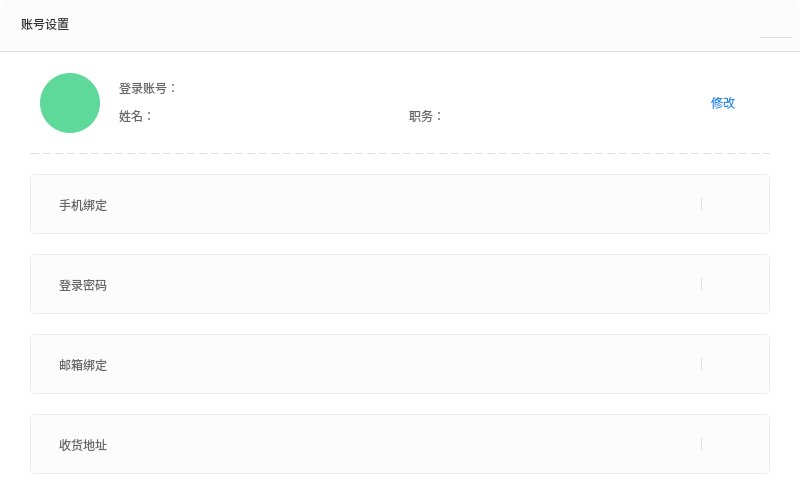
<?xml version="1.0" encoding="UTF-8"?>
<ui version="4.0">
 <class>AccSettingWidget</class>
 <widget class="QWidget" name="AccSettingWidget">
  <property name="geometry">
   <rect>
    <x>0</x>
    <y>0</y>
    <width>800</width>
    <height>500</height>
   </rect>
  </property>
  <property name="sizePolicy">
   <sizepolicy hsizetype="Fixed" vsizetype="Fixed">
    <horstretch>0</horstretch>
    <verstretch>0</verstretch>
   </sizepolicy>
  </property>
  <property name="minimumSize">
   <size>
    <width>800</width>
    <height>500</height>
   </size>
  </property>
  <property name="maximumSize">
   <size>
    <width>800</width>
    <height>500</height>
   </size>
  </property>
  <property name="windowTitle">
   <string>AccSettingWidget</string>
  </property>
  <property name="styleSheet">
   <string notr="true">QWidget#AccSettingWidget{background-color: rgb(255, 255, 255);border-radius:8px;}</string>
  </property>
  <widget class="QWidget" name="TopWidget" native="true">
   <property name="geometry">
    <rect>
     <x>0</x>
     <y>0</y>
     <width>800</width>
     <height>52</height>
    </rect>
   </property>
   <property name="sizePolicy">
    <sizepolicy hsizetype="Fixed" vsizetype="Fixed">
     <horstretch>0</horstretch>
     <verstretch>0</verstretch>
    </sizepolicy>
   </property>
   <property name="minimumSize">
    <size>
     <width>800</width>
     <height>52</height>
    </size>
   </property>
   <property name="maximumSize">
    <size>
     <width>800</width>
     <height>52</height>
    </size>
   </property>
   <property name="styleSheet">
    <string notr="true">background-color: rgb(252, 252, 252);
border-bottom:1px solid rgb(222, 222, 222);
border-top-right-radius:8px;
border-top-left-radius:8px;</string>
   </property>
   <widget class="QLabel" name="labelTitle">
    <property name="geometry">
     <rect>
      <x>21</x>
      <y>15</y>
      <width>80</width>
      <height>18</height>
     </rect>
    </property>
    <property name="sizePolicy">
     <sizepolicy hsizetype="Fixed" vsizetype="Fixed">
      <horstretch>0</horstretch>
      <verstretch>0</verstretch>
     </sizepolicy>
    </property>
    <property name="minimumSize">
     <size>
      <width>80</width>
      <height>18</height>
     </size>
    </property>
    <property name="maximumSize">
     <size>
      <width>80</width>
      <height>18</height>
     </size>
    </property>
    <property name="styleSheet">
     <string notr="true">font: 16px &quot;微软雅黑&quot;;
color: rgb(51, 51, 51);
border-bottom:0px;</string>
    </property>
    <property name="text">
     <string>账号设置</string>
    </property>
   </widget>
   <widget class="QPushButton" name="closeButton">
    <property name="geometry">
     <rect>
      <x>760</x>
      <y>10</y>
      <width>32</width>
      <height>28</height>
     </rect>
    </property>
    <property name="sizePolicy">
     <sizepolicy hsizetype="Fixed" vsizetype="Fixed">
      <horstretch>0</horstretch>
      <verstretch>0</verstretch>
     </sizepolicy>
    </property>
    <property name="minimumSize">
     <size>
      <width>32</width>
      <height>28</height>
     </size>
    </property>
    <property name="maximumSize">
     <size>
      <width>32</width>
      <height>28</height>
     </size>
    </property>
    <property name="styleSheet">
     <string notr="true">QPushButton{border-image: url(:/EntCenterWidget/image/close.png);}
QPushButton:hover,pressed{border-image: url(:/EntCenterWidget/image/close_sel.png);};</string>
    </property>
    <property name="text">
     <string/>
    </property>
   </widget>
  </widget>
  <widget class="QLabel" name="labelFirstName">
   <property name="geometry">
    <rect>
     <x>40</x>
     <y>73</y>
     <width>60</width>
     <height>60</height>
    </rect>
   </property>
   <property name="sizePolicy">
    <sizepolicy hsizetype="Fixed" vsizetype="Fixed">
     <horstretch>0</horstretch>
     <verstretch>0</verstretch>
    </sizepolicy>
   </property>
   <property name="minimumSize">
    <size>
     <width>60</width>
     <height>60</height>
    </size>
   </property>
   <property name="maximumSize">
    <size>
     <width>60</width>
     <height>60</height>
    </size>
   </property>
   <property name="styleSheet">
    <string notr="true">background:#5FD999;border-radius:30px;font:33px &quot;微软雅黑&quot;;color:#FDFDFD;</string>
   </property>
   <property name="text">
    <string/>
   </property>
   <property name="alignment">
    <set>Qt::AlignCenter</set>
   </property>
  </widget>
  <widget class="QLabel" name="label">
   <property name="geometry">
    <rect>
     <x>119</x>
     <y>81</y>
     <width>61</width>
     <height>14</height>
    </rect>
   </property>
   <property name="sizePolicy">
    <sizepolicy hsizetype="Fixed" vsizetype="Fixed">
     <horstretch>0</horstretch>
     <verstretch>0</verstretch>
    </sizepolicy>
   </property>
   <property name="minimumSize">
    <size>
     <width>0</width>
     <height>14</height>
    </size>
   </property>
   <property name="maximumSize">
    <size>
     <width>16777215</width>
     <height>14</height>
    </size>
   </property>
   <property name="styleSheet">
    <string notr="true">font: 14px &quot;微软雅黑&quot;;
color: #666666;
border-bottom:0px;</string>
   </property>
   <property name="text">
    <string>登录账号：</string>
   </property>
  </widget>
  <widget class="QLabel" name="labelUserName">
   <property name="geometry">
    <rect>
     <x>190</x>
     <y>81</y>
     <width>321</width>
     <height>15</height>
    </rect>
   </property>
   <property name="sizePolicy">
    <sizepolicy hsizetype="Preferred" vsizetype="Fixed">
     <horstretch>0</horstretch>
     <verstretch>0</verstretch>
    </sizepolicy>
   </property>
   <property name="minimumSize">
    <size>
     <width>140</width>
     <height>15</height>
    </size>
   </property>
   <property name="maximumSize">
    <size>
     <width>16777215</width>
     <height>15</height>
    </size>
   </property>
   <property name="styleSheet">
    <string notr="true">font: 14px &quot;微软雅黑&quot;;
color: #666666;
border-bottom:0px;</string>
   </property>
   <property name="text">
    <string/>
   </property>
  </widget>
  <widget class="QLabel" name="label_2">
   <property name="geometry">
    <rect>
     <x>119</x>
     <y>109</y>
     <width>35</width>
     <height>14</height>
    </rect>
   </property>
   <property name="sizePolicy">
    <sizepolicy hsizetype="Fixed" vsizetype="Fixed">
     <horstretch>0</horstretch>
     <verstretch>0</verstretch>
    </sizepolicy>
   </property>
   <property name="minimumSize">
    <size>
     <width>35</width>
     <height>14</height>
    </size>
   </property>
   <property name="maximumSize">
    <size>
     <width>16777215</width>
     <height>14</height>
    </size>
   </property>
   <property name="styleSheet">
    <string notr="true">font: 14px &quot;微软雅黑&quot;;
color: #666666;
border-bottom:0px;</string>
   </property>
   <property name="text">
    <string>姓名：</string>
   </property>
  </widget>
  <widget class="QLabel" name="labelTrueName">
   <property name="geometry">
    <rect>
     <x>160</x>
     <y>109</y>
     <width>240</width>
     <height>15</height>
    </rect>
   </property>
   <property name="sizePolicy">
    <sizepolicy hsizetype="Fixed" vsizetype="Fixed">
     <horstretch>0</horstretch>
     <verstretch>0</verstretch>
    </sizepolicy>
   </property>
   <property name="minimumSize">
    <size>
     <width>240</width>
     <height>15</height>
    </size>
   </property>
   <property name="maximumSize">
    <size>
     <width>240</width>
     <height>15</height>
    </size>
   </property>
   <property name="styleSheet">
    <string notr="true">font: 14px &quot;微软雅黑&quot;;
color: #666666;
border-bottom:0px;</string>
   </property>
   <property name="text">
    <string/>
   </property>
  </widget>
  <widget class="QLabel" name="labelJob">
   <property name="geometry">
    <rect>
     <x>450</x>
     <y>109</y>
     <width>230</width>
     <height>15</height>
    </rect>
   </property>
   <property name="sizePolicy">
    <sizepolicy hsizetype="Fixed" vsizetype="Fixed">
     <horstretch>0</horstretch>
     <verstretch>0</verstretch>
    </sizepolicy>
   </property>
   <property name="minimumSize">
    <size>
     <width>230</width>
     <height>15</height>
    </size>
   </property>
   <property name="maximumSize">
    <size>
     <width>230</width>
     <height>15</height>
    </size>
   </property>
   <property name="styleSheet">
    <string notr="true">font: 14px &quot;微软雅黑&quot;;
color: #666666;
border-bottom:0px;</string>
   </property>
   <property name="text">
    <string/>
   </property>
  </widget>
  <widget class="QLabel" name="label_3">
   <property name="geometry">
    <rect>
     <x>409</x>
     <y>109</y>
     <width>35</width>
     <height>14</height>
    </rect>
   </property>
   <property name="sizePolicy">
    <sizepolicy hsizetype="Fixed" vsizetype="Fixed">
     <horstretch>0</horstretch>
     <verstretch>0</verstretch>
    </sizepolicy>
   </property>
   <property name="minimumSize">
    <size>
     <width>35</width>
     <height>14</height>
    </size>
   </property>
   <property name="maximumSize">
    <size>
     <width>16777215</width>
     <height>14</height>
    </size>
   </property>
   <property name="styleSheet">
    <string notr="true">font: 14px &quot;微软雅黑&quot;;
color: #666666;
border-bottom:0px;</string>
   </property>
   <property name="text">
    <string>职务：</string>
   </property>
  </widget>
  <widget class="QLabel" name="labelInfoEdit">
   <property name="geometry">
    <rect>
     <x>711</x>
     <y>96</y>
     <width>30</width>
     <height>14</height>
    </rect>
   </property>
   <property name="sizePolicy">
    <sizepolicy hsizetype="Fixed" vsizetype="Fixed">
     <horstretch>0</horstretch>
     <verstretch>0</verstretch>
    </sizepolicy>
   </property>
   <property name="minimumSize">
    <size>
     <width>0</width>
     <height>14</height>
    </size>
   </property>
   <property name="maximumSize">
    <size>
     <width>16777215</width>
     <height>14</height>
    </size>
   </property>
   <property name="cursor">
    <cursorShape>PointingHandCursor</cursorShape>
   </property>
   <property name="styleSheet">
    <string notr="true">font: 14px &quot;微软雅黑&quot;;
color: #1E8BED;
border-bottom:0px;</string>
   </property>
   <property name="text">
    <string>修改</string>
   </property>
  </widget>
  <widget class="QLabel" name="label_4">
   <property name="geometry">
    <rect>
     <x>30</x>
     <y>153</y>
     <width>740</width>
     <height>1</height>
    </rect>
   </property>
   <property name="sizePolicy">
    <sizepolicy hsizetype="Fixed" vsizetype="Fixed">
     <horstretch>0</horstretch>
     <verstretch>0</verstretch>
    </sizepolicy>
   </property>
   <property name="minimumSize">
    <size>
     <width>740</width>
     <height>1</height>
    </size>
   </property>
   <property name="maximumSize">
    <size>
     <width>740</width>
     <height>1</height>
    </size>
   </property>
   <property name="styleSheet">
    <string notr="true">border:2px dashed rgba(222,222,222,1);</string>
   </property>
   <property name="text">
    <string/>
   </property>
  </widget>
  <widget class="QWidget" name="widgetPhone" native="true">
   <property name="geometry">
    <rect>
     <x>30</x>
     <y>174</y>
     <width>740</width>
     <height>60</height>
    </rect>
   </property>
   <property name="sizePolicy">
    <sizepolicy hsizetype="Fixed" vsizetype="Fixed">
     <horstretch>0</horstretch>
     <verstretch>0</verstretch>
    </sizepolicy>
   </property>
   <property name="minimumSize">
    <size>
     <width>740</width>
     <height>60</height>
    </size>
   </property>
   <property name="maximumSize">
    <size>
     <width>740</width>
     <height>60</height>
    </size>
   </property>
   <property name="styleSheet">
    <string notr="true">QWidget#widgetPhone{background:rgba(252,252,252,1);
border:1px solid rgba(235,235,235,1);
border-radius:4px;}</string>
   </property>
   <widget class="QLabel" name="label_5">
    <property name="geometry">
     <rect>
      <x>29</x>
      <y>23</y>
      <width>60</width>
      <height>15</height>
     </rect>
    </property>
    <property name="sizePolicy">
     <sizepolicy hsizetype="Preferred" vsizetype="Fixed">
      <horstretch>0</horstretch>
      <verstretch>0</verstretch>
     </sizepolicy>
    </property>
    <property name="minimumSize">
     <size>
      <width>60</width>
      <height>15</height>
     </size>
    </property>
    <property name="maximumSize">
     <size>
      <width>16777215</width>
      <height>15</height>
     </size>
    </property>
    <property name="styleSheet">
     <string notr="true">font: 14px &quot;微软雅黑&quot;;
color: #666666;
border-bottom:0px;</string>
    </property>
    <property name="text">
     <string>手机绑定</string>
    </property>
   </widget>
   <widget class="QLabel" name="labelPhone">
    <property name="geometry">
     <rect>
      <x>165</x>
      <y>23</y>
      <width>200</width>
      <height>20</height>
     </rect>
    </property>
    <property name="sizePolicy">
     <sizepolicy hsizetype="Preferred" vsizetype="Fixed">
      <horstretch>0</horstretch>
      <verstretch>0</verstretch>
     </sizepolicy>
    </property>
    <property name="minimumSize">
     <size>
      <width>200</width>
      <height>20</height>
     </size>
    </property>
    <property name="maximumSize">
     <size>
      <width>16777215</width>
      <height>20</height>
     </size>
    </property>
    <property name="styleSheet">
     <string notr="true">font: 14px &quot;微软雅黑&quot;;
color: #666666;
border-bottom:0px;</string>
    </property>
    <property name="text">
     <string/>
    </property>
   </widget>
   <widget class="QLabel" name="labelPhoneIcon">
    <property name="geometry">
     <rect>
      <x>600</x>
      <y>23</y>
      <width>16</width>
      <height>16</height>
     </rect>
    </property>
    <property name="sizePolicy">
     <sizepolicy hsizetype="Fixed" vsizetype="Fixed">
      <horstretch>0</horstretch>
      <verstretch>0</verstretch>
     </sizepolicy>
    </property>
    <property name="minimumSize">
     <size>
      <width>16</width>
      <height>16</height>
     </size>
    </property>
    <property name="maximumSize">
     <size>
      <width>16</width>
      <height>16</height>
     </size>
    </property>
    <property name="styleSheet">
     <string notr="true"/>
    </property>
    <property name="text">
     <string/>
    </property>
   </widget>
   <widget class="QLabel" name="labelPhone1">
    <property name="geometry">
     <rect>
      <x>619</x>
      <y>23</y>
      <width>45</width>
      <height>15</height>
     </rect>
    </property>
    <property name="sizePolicy">
     <sizepolicy hsizetype="Preferred" vsizetype="Fixed">
      <horstretch>0</horstretch>
      <verstretch>0</verstretch>
     </sizepolicy>
    </property>
    <property name="minimumSize">
     <size>
      <width>45</width>
      <height>15</height>
     </size>
    </property>
    <property name="maximumSize">
     <size>
      <width>16777215</width>
      <height>15</height>
     </size>
    </property>
    <property name="styleSheet">
     <string notr="true"/>
    </property>
    <property name="text">
     <string/>
    </property>
   </widget>
   <widget class="QLabel" name="label_6">
    <property name="geometry">
     <rect>
      <x>671</x>
      <y>24</y>
      <width>1</width>
      <height>12</height>
     </rect>
    </property>
    <property name="sizePolicy">
     <sizepolicy hsizetype="Fixed" vsizetype="Fixed">
      <horstretch>0</horstretch>
      <verstretch>0</verstretch>
     </sizepolicy>
    </property>
    <property name="minimumSize">
     <size>
      <width>1</width>
      <height>12</height>
     </size>
    </property>
    <property name="maximumSize">
     <size>
      <width>1</width>
      <height>12</height>
     </size>
    </property>
    <property name="styleSheet">
     <string notr="true">border:1px solid rgba(222,222,222,1);</string>
    </property>
    <property name="text">
     <string/>
    </property>
   </widget>
   <widget class="QLabel" name="labelPhone2">
    <property name="geometry">
     <rect>
      <x>681</x>
      <y>23</y>
      <width>30</width>
      <height>15</height>
     </rect>
    </property>
    <property name="sizePolicy">
     <sizepolicy hsizetype="Fixed" vsizetype="Fixed">
      <horstretch>0</horstretch>
      <verstretch>0</verstretch>
     </sizepolicy>
    </property>
    <property name="minimumSize">
     <size>
      <width>0</width>
      <height>15</height>
     </size>
    </property>
    <property name="maximumSize">
     <size>
      <width>16777215</width>
      <height>15</height>
     </size>
    </property>
    <property name="cursor">
     <cursorShape>PointingHandCursor</cursorShape>
    </property>
    <property name="styleSheet">
     <string notr="true">font: 14px &quot;微软雅黑&quot;;
color: #1E8BED;
border-bottom:0px;</string>
    </property>
    <property name="text">
     <string/>
    </property>
   </widget>
  </widget>
  <widget class="QWidget" name="widgetPwd" native="true">
   <property name="geometry">
    <rect>
     <x>30</x>
     <y>254</y>
     <width>740</width>
     <height>60</height>
    </rect>
   </property>
   <property name="sizePolicy">
    <sizepolicy hsizetype="Fixed" vsizetype="Fixed">
     <horstretch>0</horstretch>
     <verstretch>0</verstretch>
    </sizepolicy>
   </property>
   <property name="minimumSize">
    <size>
     <width>740</width>
     <height>60</height>
    </size>
   </property>
   <property name="maximumSize">
    <size>
     <width>740</width>
     <height>60</height>
    </size>
   </property>
   <property name="styleSheet">
    <string notr="true">QWidget#widgetPwd{background:rgba(252,252,252,1);
border:1px solid rgba(235,235,235,1);
border-radius:4px;}</string>
   </property>
   <widget class="QLabel" name="label_7">
    <property name="geometry">
     <rect>
      <x>29</x>
      <y>23</y>
      <width>60</width>
      <height>15</height>
     </rect>
    </property>
    <property name="sizePolicy">
     <sizepolicy hsizetype="Preferred" vsizetype="Fixed">
      <horstretch>0</horstretch>
      <verstretch>0</verstretch>
     </sizepolicy>
    </property>
    <property name="minimumSize">
     <size>
      <width>60</width>
      <height>15</height>
     </size>
    </property>
    <property name="maximumSize">
     <size>
      <width>16777215</width>
      <height>15</height>
     </size>
    </property>
    <property name="styleSheet">
     <string notr="true">font: 14px &quot;微软雅黑&quot;;
color: #666666;
border-bottom:0px;</string>
    </property>
    <property name="text">
     <string>登录密码</string>
    </property>
   </widget>
   <widget class="QLabel" name="labelPwd">
    <property name="geometry">
     <rect>
      <x>165</x>
      <y>23</y>
      <width>200</width>
      <height>15</height>
     </rect>
    </property>
    <property name="sizePolicy">
     <sizepolicy hsizetype="Preferred" vsizetype="Fixed">
      <horstretch>0</horstretch>
      <verstretch>0</verstretch>
     </sizepolicy>
    </property>
    <property name="minimumSize">
     <size>
      <width>200</width>
      <height>15</height>
     </size>
    </property>
    <property name="maximumSize">
     <size>
      <width>16777215</width>
      <height>15</height>
     </size>
    </property>
    <property name="styleSheet">
     <string notr="true">font: 14px &quot;微软雅黑&quot;;
color: #666666;
border-bottom:0px;</string>
    </property>
    <property name="text">
     <string/>
    </property>
   </widget>
   <widget class="QLabel" name="labelPwdIcon">
    <property name="geometry">
     <rect>
      <x>600</x>
      <y>23</y>
      <width>16</width>
      <height>16</height>
     </rect>
    </property>
    <property name="sizePolicy">
     <sizepolicy hsizetype="Fixed" vsizetype="Fixed">
      <horstretch>0</horstretch>
      <verstretch>0</verstretch>
     </sizepolicy>
    </property>
    <property name="minimumSize">
     <size>
      <width>16</width>
      <height>16</height>
     </size>
    </property>
    <property name="maximumSize">
     <size>
      <width>16</width>
      <height>16</height>
     </size>
    </property>
    <property name="styleSheet">
     <string notr="true"/>
    </property>
    <property name="text">
     <string/>
    </property>
   </widget>
   <widget class="QLabel" name="labelPwd1">
    <property name="geometry">
     <rect>
      <x>619</x>
      <y>23</y>
      <width>45</width>
      <height>15</height>
     </rect>
    </property>
    <property name="sizePolicy">
     <sizepolicy hsizetype="Preferred" vsizetype="Fixed">
      <horstretch>0</horstretch>
      <verstretch>0</verstretch>
     </sizepolicy>
    </property>
    <property name="minimumSize">
     <size>
      <width>45</width>
      <height>15</height>
     </size>
    </property>
    <property name="maximumSize">
     <size>
      <width>16777215</width>
      <height>15</height>
     </size>
    </property>
    <property name="styleSheet">
     <string notr="true"/>
    </property>
    <property name="text">
     <string/>
    </property>
   </widget>
   <widget class="QLabel" name="label_8">
    <property name="geometry">
     <rect>
      <x>671</x>
      <y>24</y>
      <width>1</width>
      <height>12</height>
     </rect>
    </property>
    <property name="sizePolicy">
     <sizepolicy hsizetype="Fixed" vsizetype="Fixed">
      <horstretch>0</horstretch>
      <verstretch>0</verstretch>
     </sizepolicy>
    </property>
    <property name="minimumSize">
     <size>
      <width>1</width>
      <height>12</height>
     </size>
    </property>
    <property name="maximumSize">
     <size>
      <width>1</width>
      <height>12</height>
     </size>
    </property>
    <property name="styleSheet">
     <string notr="true">border:1px solid rgba(222,222,222,1);</string>
    </property>
    <property name="text">
     <string/>
    </property>
   </widget>
   <widget class="QLabel" name="labelPwd2">
    <property name="geometry">
     <rect>
      <x>681</x>
      <y>23</y>
      <width>30</width>
      <height>15</height>
     </rect>
    </property>
    <property name="sizePolicy">
     <sizepolicy hsizetype="Fixed" vsizetype="Fixed">
      <horstretch>0</horstretch>
      <verstretch>0</verstretch>
     </sizepolicy>
    </property>
    <property name="minimumSize">
     <size>
      <width>0</width>
      <height>15</height>
     </size>
    </property>
    <property name="maximumSize">
     <size>
      <width>16777215</width>
      <height>15</height>
     </size>
    </property>
    <property name="cursor">
     <cursorShape>PointingHandCursor</cursorShape>
    </property>
    <property name="styleSheet">
     <string notr="true">font: 14px &quot;微软雅黑&quot;;
color: #1E8BED;
border-bottom:0px;</string>
    </property>
    <property name="text">
     <string/>
    </property>
   </widget>
  </widget>
  <widget class="QWidget" name="widgetEmail" native="true">
   <property name="geometry">
    <rect>
     <x>30</x>
     <y>334</y>
     <width>740</width>
     <height>60</height>
    </rect>
   </property>
   <property name="sizePolicy">
    <sizepolicy hsizetype="Fixed" vsizetype="Fixed">
     <horstretch>0</horstretch>
     <verstretch>0</verstretch>
    </sizepolicy>
   </property>
   <property name="minimumSize">
    <size>
     <width>740</width>
     <height>60</height>
    </size>
   </property>
   <property name="maximumSize">
    <size>
     <width>740</width>
     <height>60</height>
    </size>
   </property>
   <property name="styleSheet">
    <string notr="true">QWidget#widgetEmail{background:rgba(252,252,252,1);
border:1px solid rgba(235,235,235,1);
border-radius:4px;}</string>
   </property>
   <widget class="QLabel" name="label_9">
    <property name="geometry">
     <rect>
      <x>29</x>
      <y>23</y>
      <width>60</width>
      <height>15</height>
     </rect>
    </property>
    <property name="sizePolicy">
     <sizepolicy hsizetype="Preferred" vsizetype="Fixed">
      <horstretch>0</horstretch>
      <verstretch>0</verstretch>
     </sizepolicy>
    </property>
    <property name="minimumSize">
     <size>
      <width>60</width>
      <height>15</height>
     </size>
    </property>
    <property name="maximumSize">
     <size>
      <width>16777215</width>
      <height>15</height>
     </size>
    </property>
    <property name="styleSheet">
     <string notr="true">font: 14px &quot;微软雅黑&quot;;
color: #666666;
border-bottom:0px;</string>
    </property>
    <property name="text">
     <string>邮箱绑定</string>
    </property>
   </widget>
   <widget class="QLabel" name="labelEmail">
    <property name="geometry">
     <rect>
      <x>165</x>
      <y>23</y>
      <width>200</width>
      <height>20</height>
     </rect>
    </property>
    <property name="sizePolicy">
     <sizepolicy hsizetype="Preferred" vsizetype="Fixed">
      <horstretch>0</horstretch>
      <verstretch>0</verstretch>
     </sizepolicy>
    </property>
    <property name="minimumSize">
     <size>
      <width>200</width>
      <height>20</height>
     </size>
    </property>
    <property name="maximumSize">
     <size>
      <width>16777215</width>
      <height>20</height>
     </size>
    </property>
    <property name="styleSheet">
     <string notr="true">font: 14px &quot;微软雅黑&quot;;
color: #666666;
border-bottom:0px;</string>
    </property>
    <property name="text">
     <string/>
    </property>
   </widget>
   <widget class="QLabel" name="labelEmailIcon">
    <property name="geometry">
     <rect>
      <x>600</x>
      <y>23</y>
      <width>16</width>
      <height>16</height>
     </rect>
    </property>
    <property name="sizePolicy">
     <sizepolicy hsizetype="Fixed" vsizetype="Fixed">
      <horstretch>0</horstretch>
      <verstretch>0</verstretch>
     </sizepolicy>
    </property>
    <property name="minimumSize">
     <size>
      <width>16</width>
      <height>16</height>
     </size>
    </property>
    <property name="maximumSize">
     <size>
      <width>16</width>
      <height>16</height>
     </size>
    </property>
    <property name="styleSheet">
     <string notr="true"/>
    </property>
    <property name="text">
     <string/>
    </property>
   </widget>
   <widget class="QLabel" name="labelEmail1">
    <property name="geometry">
     <rect>
      <x>619</x>
      <y>23</y>
      <width>45</width>
      <height>15</height>
     </rect>
    </property>
    <property name="sizePolicy">
     <sizepolicy hsizetype="Preferred" vsizetype="Fixed">
      <horstretch>0</horstretch>
      <verstretch>0</verstretch>
     </sizepolicy>
    </property>
    <property name="minimumSize">
     <size>
      <width>45</width>
      <height>15</height>
     </size>
    </property>
    <property name="maximumSize">
     <size>
      <width>16777215</width>
      <height>15</height>
     </size>
    </property>
    <property name="styleSheet">
     <string notr="true"/>
    </property>
    <property name="text">
     <string/>
    </property>
   </widget>
   <widget class="QLabel" name="label_10">
    <property name="geometry">
     <rect>
      <x>671</x>
      <y>24</y>
      <width>1</width>
      <height>12</height>
     </rect>
    </property>
    <property name="sizePolicy">
     <sizepolicy hsizetype="Fixed" vsizetype="Fixed">
      <horstretch>0</horstretch>
      <verstretch>0</verstretch>
     </sizepolicy>
    </property>
    <property name="minimumSize">
     <size>
      <width>1</width>
      <height>12</height>
     </size>
    </property>
    <property name="maximumSize">
     <size>
      <width>1</width>
      <height>12</height>
     </size>
    </property>
    <property name="styleSheet">
     <string notr="true">border:1px solid rgba(222,222,222,1);</string>
    </property>
    <property name="text">
     <string/>
    </property>
   </widget>
   <widget class="QLabel" name="labelEmail2">
    <property name="geometry">
     <rect>
      <x>681</x>
      <y>23</y>
      <width>30</width>
      <height>15</height>
     </rect>
    </property>
    <property name="sizePolicy">
     <sizepolicy hsizetype="Fixed" vsizetype="Fixed">
      <horstretch>0</horstretch>
      <verstretch>0</verstretch>
     </sizepolicy>
    </property>
    <property name="minimumSize">
     <size>
      <width>0</width>
      <height>15</height>
     </size>
    </property>
    <property name="maximumSize">
     <size>
      <width>16777215</width>
      <height>15</height>
     </size>
    </property>
    <property name="cursor">
     <cursorShape>PointingHandCursor</cursorShape>
    </property>
    <property name="styleSheet">
     <string notr="true">font: 14px &quot;微软雅黑&quot;;
color: #1E8BED;
border-bottom:0px;</string>
    </property>
    <property name="text">
     <string/>
    </property>
   </widget>
  </widget>
  <widget class="QWidget" name="widgetAddr" native="true">
   <property name="geometry">
    <rect>
     <x>30</x>
     <y>414</y>
     <width>740</width>
     <height>60</height>
    </rect>
   </property>
   <property name="sizePolicy">
    <sizepolicy hsizetype="Fixed" vsizetype="Fixed">
     <horstretch>0</horstretch>
     <verstretch>0</verstretch>
    </sizepolicy>
   </property>
   <property name="minimumSize">
    <size>
     <width>740</width>
     <height>60</height>
    </size>
   </property>
   <property name="maximumSize">
    <size>
     <width>740</width>
     <height>60</height>
    </size>
   </property>
   <property name="styleSheet">
    <string notr="true">QWidget#widgetAddr{background:rgba(252,252,252,1);
border:1px solid rgba(235,235,235,1);
border-radius:4px;}</string>
   </property>
   <widget class="QLabel" name="label_11">
    <property name="geometry">
     <rect>
      <x>29</x>
      <y>23</y>
      <width>60</width>
      <height>15</height>
     </rect>
    </property>
    <property name="sizePolicy">
     <sizepolicy hsizetype="Preferred" vsizetype="Fixed">
      <horstretch>0</horstretch>
      <verstretch>0</verstretch>
     </sizepolicy>
    </property>
    <property name="minimumSize">
     <size>
      <width>60</width>
      <height>15</height>
     </size>
    </property>
    <property name="maximumSize">
     <size>
      <width>16777215</width>
      <height>15</height>
     </size>
    </property>
    <property name="styleSheet">
     <string notr="true">font: 14px &quot;微软雅黑&quot;;
color: #666666;
border-bottom:0px;</string>
    </property>
    <property name="text">
     <string>收货地址</string>
    </property>
   </widget>
   <widget class="QLabel" name="labelAddr">
    <property name="geometry">
     <rect>
      <x>165</x>
      <y>23</y>
      <width>301</width>
      <height>15</height>
     </rect>
    </property>
    <property name="sizePolicy">
     <sizepolicy hsizetype="Preferred" vsizetype="Fixed">
      <horstretch>0</horstretch>
      <verstretch>0</verstretch>
     </sizepolicy>
    </property>
    <property name="minimumSize">
     <size>
      <width>200</width>
      <height>15</height>
     </size>
    </property>
    <property name="maximumSize">
     <size>
      <width>16777215</width>
      <height>15</height>
     </size>
    </property>
    <property name="styleSheet">
     <string notr="true">font: 14px &quot;微软雅黑&quot;;
color: #666666;
border-bottom:0px;</string>
    </property>
    <property name="text">
     <string/>
    </property>
   </widget>
   <widget class="QLabel" name="labelAddrIcon">
    <property name="geometry">
     <rect>
      <x>600</x>
      <y>23</y>
      <width>16</width>
      <height>16</height>
     </rect>
    </property>
    <property name="sizePolicy">
     <sizepolicy hsizetype="Fixed" vsizetype="Fixed">
      <horstretch>0</horstretch>
      <verstretch>0</verstretch>
     </sizepolicy>
    </property>
    <property name="minimumSize">
     <size>
      <width>16</width>
      <height>16</height>
     </size>
    </property>
    <property name="maximumSize">
     <size>
      <width>16</width>
      <height>16</height>
     </size>
    </property>
    <property name="styleSheet">
     <string notr="true"/>
    </property>
    <property name="text">
     <string/>
    </property>
   </widget>
   <widget class="QLabel" name="labelAddr1">
    <property name="geometry">
     <rect>
      <x>619</x>
      <y>23</y>
      <width>45</width>
      <height>15</height>
     </rect>
    </property>
    <property name="sizePolicy">
     <sizepolicy hsizetype="Preferred" vsizetype="Fixed">
      <horstretch>0</horstretch>
      <verstretch>0</verstretch>
     </sizepolicy>
    </property>
    <property name="minimumSize">
     <size>
      <width>45</width>
      <height>15</height>
     </size>
    </property>
    <property name="maximumSize">
     <size>
      <width>16777215</width>
      <height>15</height>
     </size>
    </property>
    <property name="styleSheet">
     <string notr="true"/>
    </property>
    <property name="text">
     <string/>
    </property>
   </widget>
   <widget class="QLabel" name="label_12">
    <property name="geometry">
     <rect>
      <x>671</x>
      <y>24</y>
      <width>1</width>
      <height>12</height>
     </rect>
    </property>
    <property name="sizePolicy">
     <sizepolicy hsizetype="Fixed" vsizetype="Fixed">
      <horstretch>0</horstretch>
      <verstretch>0</verstretch>
     </sizepolicy>
    </property>
    <property name="minimumSize">
     <size>
      <width>1</width>
      <height>12</height>
     </size>
    </property>
    <property name="maximumSize">
     <size>
      <width>1</width>
      <height>12</height>
     </size>
    </property>
    <property name="styleSheet">
     <string notr="true">border:1px solid rgba(222,222,222,1);</string>
    </property>
    <property name="text">
     <string/>
    </property>
   </widget>
   <widget class="QLabel" name="labelAddr2">
    <property name="geometry">
     <rect>
      <x>681</x>
      <y>23</y>
      <width>30</width>
      <height>15</height>
     </rect>
    </property>
    <property name="sizePolicy">
     <sizepolicy hsizetype="Fixed" vsizetype="Fixed">
      <horstretch>0</horstretch>
      <verstretch>0</verstretch>
     </sizepolicy>
    </property>
    <property name="minimumSize">
     <size>
      <width>0</width>
      <height>15</height>
     </size>
    </property>
    <property name="maximumSize">
     <size>
      <width>16777215</width>
      <height>15</height>
     </size>
    </property>
    <property name="cursor">
     <cursorShape>PointingHandCursor</cursorShape>
    </property>
    <property name="styleSheet">
     <string notr="true">font: 14px &quot;微软雅黑&quot;;
color: #1E8BED;
border-bottom:0px;</string>
    </property>
    <property name="text">
     <string/>
    </property>
   </widget>
  </widget>
 </widget>
 <layoutdefault spacing="6" margin="11"/>
 <resources>
  <include location="EntCenterWidget.qrc"/>
 </resources>
 <connections/>
</ui>
